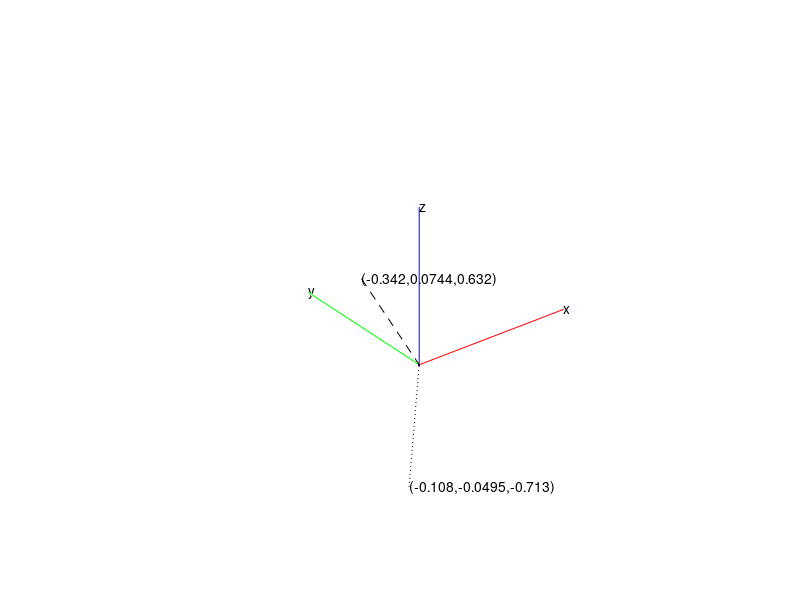

Write MATLAB code to recreate this figure.
% random vector 'u'
u  = rand(3,1)*2-1;
% generating a random quaternion 'q'
a = rand(4,1);
a = a/norm(a);
qo = a(1);
q = a(2:4,1);
J = [0 -q(3) q(2);
    q(3) 0 -q(1);
    -q(2) q(1) 0];
% generating Rotation matrix 'R' from it
R = (qo^2 - q.'*q)*eye(3) + 2*qo*J + 2*q*q.';
% generating rotated vector 'v'
v = R*u;

%plot
% origin
plot3(0,0,0,'k.')
axis vis3d
axis off
hold on
% x axis
plot3([0,1],[0,0],[0,0],'r');
text(1,0,0,'x')
hold on
% y axis
plot3([0,0],[0,1],[0,0],'g');
text(0,1,0,'y')
hold on
% z axis 
plot3([0,0],[0,0],[0,1],'b');
text(0,0,1,'z')
hold on
% u vector
plot3([u(1),0],[u(2),0],[u(3),0],':k')
text(u(1),u(2),u(3),strcat('(',num2str(u(1),3),',',num2str(u(2),3),',',num2str(u(3),3),')'))
% v vector
plot3([v(1),0],[v(2),0],[v(3),0],'--k')
text(v(1),v(2),v(3),strcat('(',num2str(v(1),3),',',num2str(v(2),3),',',num2str(v(3),3),')'))

